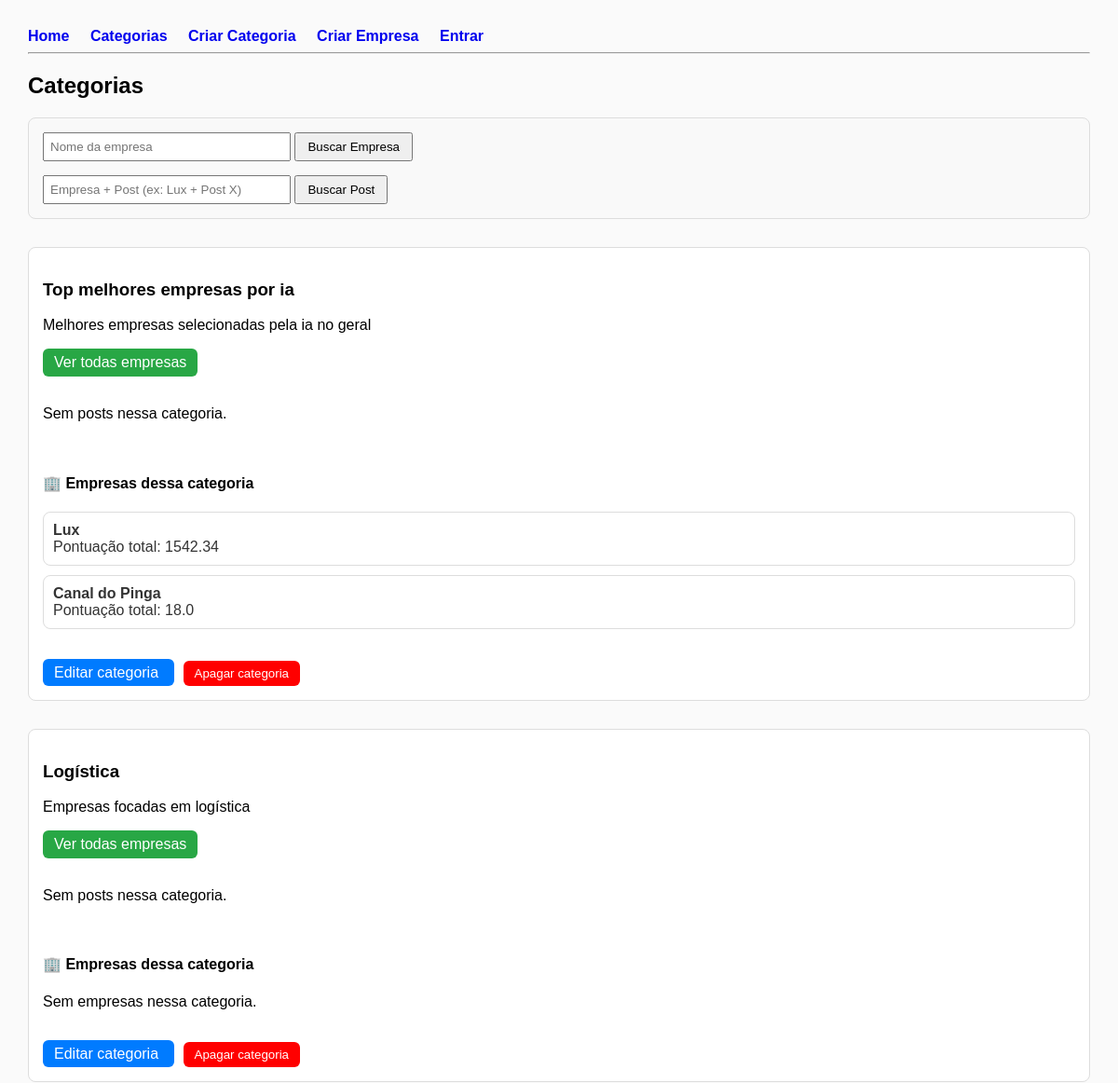
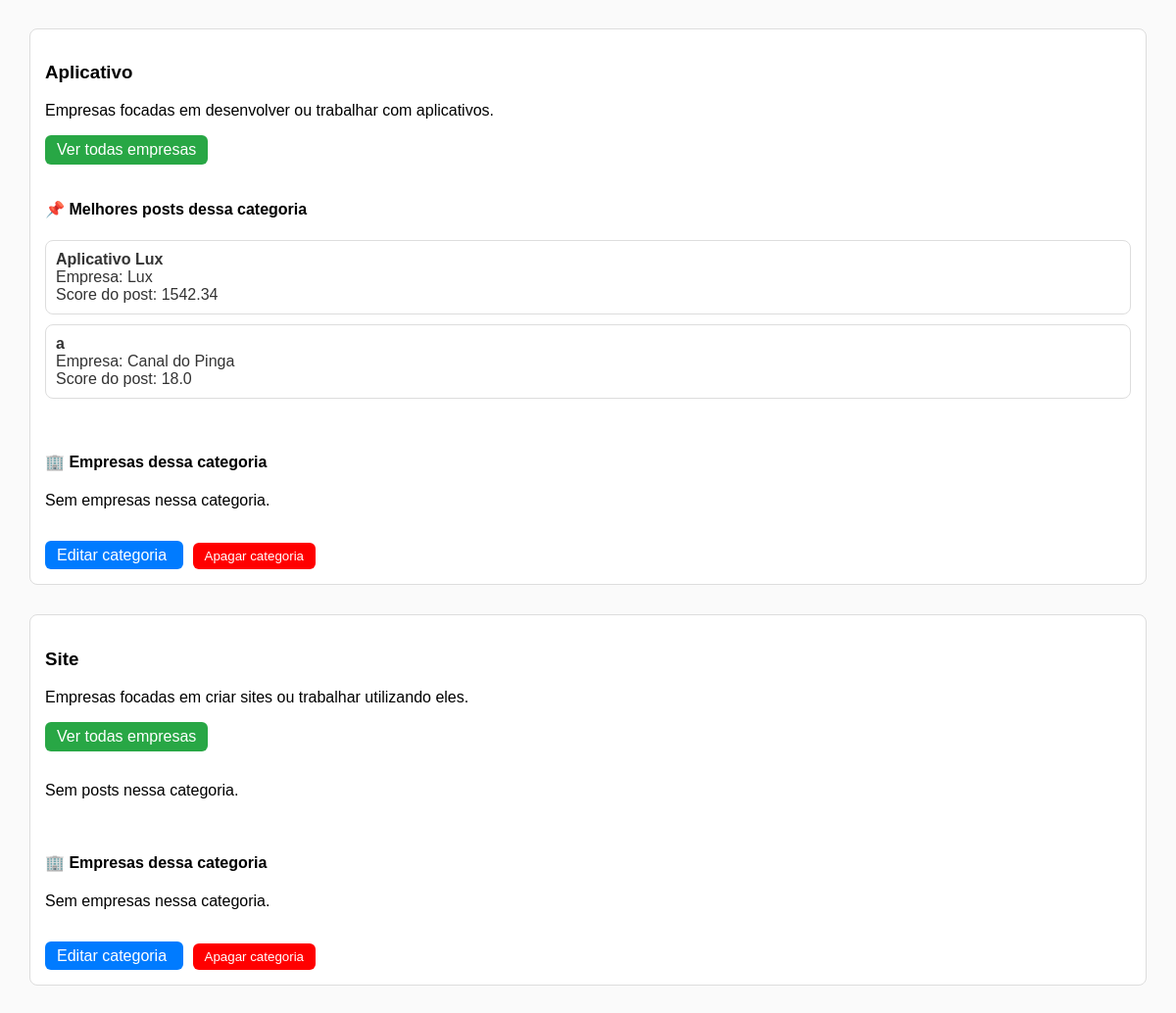
The page /categories on the database its author committed (2 pictures, top to bottom).
### app.py (models this page shows)
class Category(db.Model):
    id = db.Column(db.Integer, primary_key=True)
    name = db.Column(db.String(120), unique=True, nullable=False)
    description = db.Column(db.String(300))
    created_at = db.Column(db.DateTime, default=datetime.utcnow)
    companies = db.relationship("Company", backref="category", lazy=True)
    posts = db.relationship(
        "Post",
        backref="category",
        cascade="all, delete-orphan",
        passive_deletes=True
    )

class Company(db.Model):
    id = db.Column(db.Integer, primary_key=True)
    name = db.Column(db.String(140), nullable=False, unique=True)
    bio = db.Column(db.Text)
    website = db.Column(db.String(250))
    password = db.Column(db.String(200), nullable=False)
    created_at = db.Column(db.DateTime, default=datetime.utcnow)
    category_id = db.Column(db.Integer, db.ForeignKey("category.id"), nullable=True)
    comments = db.relationship("Comment", backref="author", lazy=True)
    investments_made = db.relationship("InvestmentHistory", backref="investor", lazy=True, foreign_keys='InvestmentHistory.company_id')
    messages_sent = db.relationship("Message", backref="sender", lazy=True, foreign_keys='Message.sender_id')
    messages_received = db.relationship("Message", backref="receiver", lazy=True, foreign_keys='Message.receiver_id')

class Post(db.Model):
    id = db.Column(db.Integer, primary_key=True)
    title = db.Column(db.String(200), nullable=False)
    content = db.Column(db.Text)
    created_at = db.Column(db.DateTime, default=datetime.utcnow)
    likes = db.Column(db.Integer, default=0)
    investment = db.Column(db.Integer, default=0)
    score = db.Column(db.Float, default=0)
    company_id = db.Column(db.Integer, db.ForeignKey("company.id"), nullable=False)
    category_id = db.Column(
        db.Integer,
        db.ForeignKey("category.id", ondelete="CASCADE"),
        nullable=False
    )
    comments = db.relationship(
        "Comment",
        backref="post",
        lazy=True,
        cascade="all, delete-orphan"
    )
    investment_history = db.relationship(
        "InvestmentHistory",
        backref="post",
        lazy=True,
        cascade="all, delete-orphan"
    )
    company = db.relationship("Company", backref="posts")

### app.py (the view)
@app.route("/categories")
def categories():
    q = request.args.get("q", "").strip()
    cats = Category.query.all()
    top_category = Category.query.filter_by(name="Top melhores empresas por ia").first()
    if top_category:
        all_companies = Company.query.all()
        companies_with_score = []
        for comp in all_companies:
            total = sum((p.score or 0) for p in comp.posts)
            if total >= 1:  # só empresas com pelo menos 1 ponto
                comp.total_score = total  # atributo temporário
                companies_with_score.append(comp)
        top_category.companies_sorted = sorted(companies_with_score, key=lambda x: x.total_score, reverse=True)[:100]
    if q:
        parts = q.split(maxsplit=1)
        if len(parts) == 2:
            company_name, post_title = parts
            company = Company.query.filter(Company.name.ilike(f"%{company_name}%")).first()
            if company:
                post = Post.query.filter(
                    Post.company_id == company.id,
                    Post.title.ilike(f"%{post_title}%")
                ).first()
                if post:
                    return redirect(url_for("post_detail", post_id=post.id))
        q_lower = q.lower()
        filtered_cats = []
        for c in cats:
            companies_matching = []
            for comp in c.companies:
                if q_lower in comp.name.lower():
                    companies_matching.append(comp)
                else:
                    matching_posts = [p for p in comp.posts if q_lower in (p.title or "").lower()]
                    if matching_posts:
                        companies_matching.append(comp)
            if companies_matching:
                c.companies_sorted = companies_matching
                filtered_cats.append(c)
        cats = filtered_cats
    else:
        for c in cats:
            if getattr(c, "companies_sorted", None):
                continue  # Top IA já calculada
            companies_with_score = []
            for comp in c.companies:
                total = sum((p.score or 0) for p in comp.posts)
                comp.total_score = total
                companies_with_score.append(comp)
            c.companies_sorted = sorted(companies_with_score, key=lambda x: x.total_score, reverse=True)
    return render_template("categories.html", categories=cats, q=q)

### templates/categories.html
{% extends "base.html" %}
{% block content %}
<h2>Categorias</h2>
<div style="margin-bottom: 30px; padding: 15px; border:1px solid #ddd; border-radius:8px; background:#f9f9f9;">
    <form method="GET" action="/search_company" style="margin-bottom: 15px;">
        <input type="text" name="q" placeholder="Nome da empresa" required style="padding:6px; width:250px;">
        <button type="submit" style="padding:6px 12px;">Buscar Empresa</button>
    </form>
    <form method="GET" action="/search_combined">
        <input type="text" name="q" placeholder="Empresa + Post (ex: Lux + Post X)" required style="padding:6px; width:250px;">
        <button type="submit" style="padding:6px 12px;">Buscar Post</button>
    </form>
</div>
{% if categories %}
    {% for c in categories %}
    <div class="card" style="margin-bottom:30px; padding:15px; border:1px solid #ddd; border-radius:8px;">
        <h3>{{ c.name }}</h3>
        <p>{{ c.description }}</p>
        <a href="/categories/{{ c.id }}/companies"
           style="display:inline-block; margin-bottom:15px; color:white; background:#28a745; padding:6px 12px; border-radius:6px; text-decoration:none;">
            Ver todas empresas
        </a>
        {% if c.posts %}
            <h4>📌 Melhores posts dessa categoria</h4>
            {% set filtered_posts = c.posts|sort(attribute='score', reverse=True) %}
            <ul style="list-style:none; padding-left:0;">
            {% for post in filtered_posts %}
                <li style="margin-bottom:10px;">
                    <a href="{{ url_for('post_view', post_id=post.id) }}" style="text-decoration:none; color:#333;">
                        <div style="background:#fff; padding:10px; border:1px solid #ddd; border-radius:8px;">
                            <strong>{{ post.title }}</strong><br>
                            Empresa: {{ post.company.name }}<br>
                            Score do post: {{ post.score|default(0)|round(2) }}
                        </div>
                    </a>
                </li>
            {% endfor %}
            </ul>
        {% else %}
            <p>Sem posts nessa categoria.</p>
        {% endif %}
        <br>
        <h4>🏢 Empresas dessa categoria</h4>
        {% if c.companies_sorted %}
            <ul style="list-style:none; padding-left:0;">
            {% for company in c.companies_sorted %}
                <li style="margin-bottom:10px;">
                    <a href="{{ url_for('company_detail', company_id=company.id) }}" style="text-decoration:none; color:#333;">
                        <div style="background:#fff; padding:10px; border:1px solid #ddd; border-radius:8px;">
                            <strong>{{ company.name }}</strong><br>
                            Pontuação total: {{ company.total_score|default(0)|round(2) }}
                        </div>
                    </a>
                </li>
            {% endfor %}
            </ul>
        {% else %}
            <p>Sem empresas nessa categoria.</p>
        {% endif %}
        <br>
        <a href="{{ url_for('edit_category', category_id=c.id) }}"
           style="color:white; background:#007bff; padding:6px 12px; border-radius:6px; text-decoration:none; margin-right:10px;">
            Editar categoria
        </a>
        <form action="{{ url_for('delete_category', category_id=c.id) }}"
              method="POST"
              style="display:inline;">
            <button type="submit"
                    style="color:white; background:red; padding:6px 12px; border-radius:6px; border:none; cursor:pointer;">
                Apagar categoria
            </button>
        </form>
    </div>
    {% endfor %}
{% else %}
<p>Nenhuma categoria ainda.</p>
{% endif %}
{% endblock %}

### templates/base.html (style rules this page uses)
body { font-family: Arial, sans-serif; margin: 30px; background:#fafafa }
.card { background:#fff; padding:14px; border-radius:8px; border:1px solid #ddd; margin-bottom:12px }

### rows shown on the page
Category: name "Top melhores empresas por ia", description "Melhores empresas selecionadas pela ia no geral", shows "Sem posts nessa categoria."
Company: name "Lux", total_score "1542.34"
Company: name "Canal do Pinga", total_score "18.0"
Category: name "Logística", description "Empresas focadas em logística", shows "Sem posts nessa categoria.", shows "Sem empresas nessa categoria."
Category: name "Aplicativo", description "Empresas focadas em desenvolver ou trabalhar com aplicativos.", shows "Sem empresas nessa categoria."
Post: title "Aplicativo Lux", company.name "Lux", score "1542.34"
Post: title "a", company.name "Canal do Pinga", score "18.0"
Category: name "Site", description "Empresas focadas em criar sites ou trabalhar utilizando eles.", shows "Sem posts nessa categoria.", shows "Sem empresas nessa categoria."
